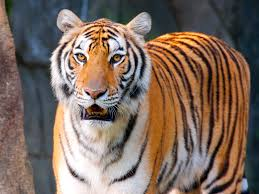
#> input picture images/tiger.jpg, 259 x 194 px
$ jupyter execute --allow-errors 'Image Processing in OpenCV.ipynb'   (shell and % lines are left out)   (older library calls are emulated)   (text cells are left out)
#> lines starting #> are read from the running program, lines starting #| are printed output that depends on the picture; after the words box and inside, x2 and y2 are one past the last pixel; in counts of white or black regions, pixels touching at a corner belong together
[cell 1]
import cv2
import numpy as np
import matplotlib.pyplot as plt

[cell 2]
def plot_subplot(img1, img2, title1, title2, gray = False):
    plt.figure(figsize=(15, 6))
    plt.subplot(121)
    if gray:
        plt.imshow(img1, 'gray')
    else:
        plt.imshow(img1)
    plt.title(title1)
    plt.xticks([])
    plt.yticks([]);

    plt.subplot(122)
    if gray:
        plt.imshow(img2, 'gray')
    else:
        plt.imshow(img2)
    plt.title(title2)
    plt.xticks([])
    plt.yticks([]);

[cell 3]
[i for i in dir(cv2) if i.startswith('COLOR_')]

[cell 4]
img = cv2.imread('images/tiger.jpg')
#> img is the input picture: shape (194, 259, 3); mean B, G, R 95.3, 106.4, 124.7
hsv = cv2.cvtColor(img, cv2.COLOR_BGR2HSV)
#> hsv: shape (194, 259, 3); mean H, S, V 54.5, 86.7, 130.5
hue, saturation, value = cv2.split(hsv)
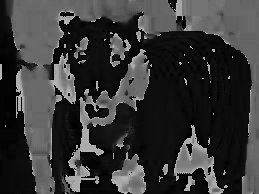
#> hue: shape (194, 259); min 0, max 179, mean 54.5
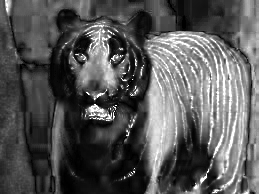
#> saturation: shape (194, 259); min 0, max 255, mean 86.7
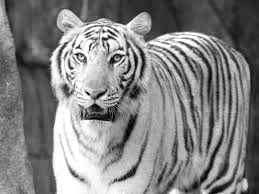
#> value: shape (194, 259); min 0, max 255, mean 130.5
hue.shape
#> Out = (194, 259)

[cell 5]
#Change the paramater to zero if you only have one camera
cam = int(input('Which Camera?'))
#> the answer given: 3
cap = cv2.VideoCapture(cam)

while(1):

    _, frame = cap.read()
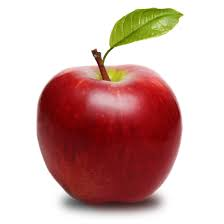
#> input picture images/apple.jpg, 224 x 224 px, given in place of the camera
#> frame is the input picture: shape (224, 224, 3); mean B, G, R 171.5, 175.9, 209.8

    hsv = cv2.cvtColor(frame, cv2.COLOR_BGR2HSV)
#> hsv: shape (224, 224, 3); mean H, S, V 53.4, 74.3, 210.8

    lower_red = np.array([10, 100, 100])
    upper_red = np.array([179, 255, 255])

    mask = cv2.inRange(hsv, lower_red, upper_red)
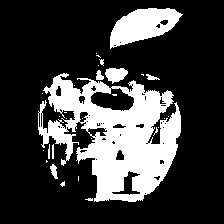
#> mask: shape (224, 224); 24.1% white; 30 white regions (21 under 20 px), largest, box (x1, y1, x2, y2) and area: (38, 73, 181, 202) 9767, (110, 8, 183, 49) 1746, (105, 68, 128, 84) 250

    res = cv2.bitwise_and(frame, frame, mask=mask)

    cv2.imshow('frame', frame)
    cv2.imshow('mask', mask)
    cv2.imshow('res', res)

    if cv2.waitKey(1) & 0xff == ord('q'):
#> (key q is pressed here)
        break

cap.release()
cv2.destroyAllWindows()

[cell 6]
red = np.uint8([[[255, 255, 255]]])
hsv_red = cv2.cvtColor(red, cv2.COLOR_BGR2HSV)
hsv_red

[cell 7]
red = np.uint8([[[255, 255, 255]]])
hsv_red = cv2.cvtColor(red, cv2.COLOR_BGR2HSV)
hsv_red

[cell 8]
res = cv2.resize(img, None, fx = 3, fy = 2, interpolation = cv2.INTER_CUBIC)
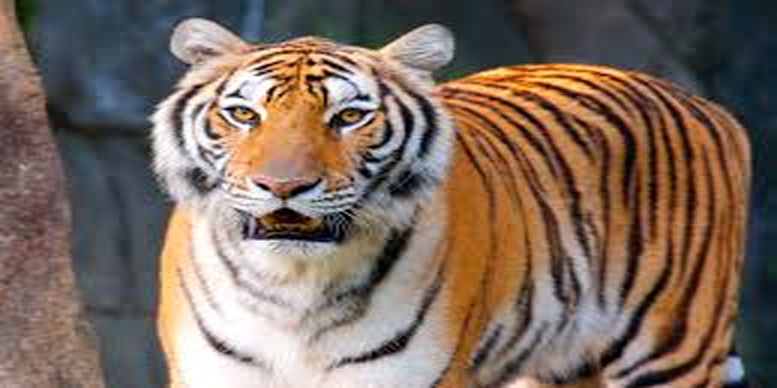
#> res: shape (388, 777, 3); mean B, G, R 95.4, 106.4, 124.6
cv2.imshow('img',img)
if cv2.waitKey(0) & 0xff == ord('q'):
#> (key q is pressed here)
    cv2.destroyAllWindows()
cv2.imshow('res',res)
if cv2.waitKey(0) & 0xff == ord('q'):
#> (key q is pressed here)
    cv2.destroyAllWindows()
res.shape
#> Out = (388, 777, 3)

[cell 9]
height, width = img.shape[:2]
#> height = 194; width = 259
res = cv2.resize(img, (3*width, 2*height), interpolation = cv2.INTER_CUBIC)
cv2.imshow('res',res)
if cv2.waitKey(0) & 0xff == ord('q'):
#> (key q is pressed here)
    cv2.destroyAllWindows()

[cell 10]
M = np.float32([[1, 0, 10], [0, 1, 50]])
cols, rows = img.shape[:2]
#> cols = 194; rows = 259
dst = cv2.warpAffine(img, M, (cols, rows))

cv2.imshow('res',dst)
if cv2.waitKey(0) & 0xff == ord('q'):
#> (key q is pressed here)
    cv2.destroyAllWindows()

[cell 11]
M = cv2.getRotationMatrix2D((cols/2, rows/2), 45, 1)
dst = cv2.warpAffine(img, M, (cols, rows))

cv2.imshow('res',dst)
if cv2.waitKey(0) & 0xff == ord('q'):
#> (key q is pressed here)
    cv2.destroyAllWindows()

[cell 12]
img = cv2.imread('images/sudoku.jpg')
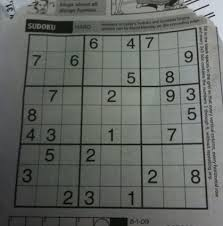
#> input picture images/sudoku.jpg, 223 x 226 px
#> img is the input picture: shape (226, 223, 3); mean B, G, R 99.1, 103.3, 99.8
rows, cols, ch = img.shape
#> rows = 226; cols = 223; ch = 3

pos1 = np.float32([[50, 50], [200, 50], [50, 200]])
pos2 = np.float32([[10, 100], [200, 50], [100, 250]])

M = cv2.getAffineTransform(pos1, pos2)

dst = cv2.warpAffine(img, M, (cols, rows))
#> dst: shape (226, 223, 3)

plot_subplot(img, dst, 'Input', ' Output')
#> figure, not shown here; B, G, R data is drawn as R, G, B

[cell 13]
pos1 = np.float32([[56, 65], [368, 52], [28, 387], [389, 390]])
pos2 = np.float32([[0, 0], [300, 0], [0, 300], [300, 300]])

M = cv2.getPerspectiveTransform(pos1, pos2)

dst = cv2.warpPerspective(img, M, (300, 300))
#> dst: shape (300, 300, 3)

plot_subplot(img, dst, 'Input', 'Output')
#> figure, not shown here; B, G, R data is drawn as R, G, B

[cell 14]
img = cv2.imread('images/gradient.jpg', 0)
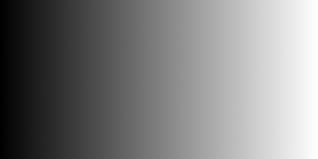
#> input picture images/gradient.jpg, 318 x 159 px
#> img is the input picture: shape (159, 318); min 0, max 254, mean 127.4
plt.figure(figsize=(15, 8))
ret, thresh1 = cv2.threshold(img, 127, 255, cv2.THRESH_BINARY)
#> thresh1: shape (159, 318); 49.7% white; 1 white region, box (x1, y1, x2, y2) and area: (160, 0, 318, 159) 25122
ret, thresh2 = cv2.threshold(img, 127, 255, cv2.THRESH_BINARY_INV)
ret, thresh3 = cv2.threshold(img, 127, 255, cv2.THRESH_TRUNC)
ret, thresh4 = cv2.threshold(img, 127, 255, cv2.THRESH_TOZERO)
ret, thresh5 = cv2.threshold(img, 127, 255, cv2.THRESH_TOZERO_INV)
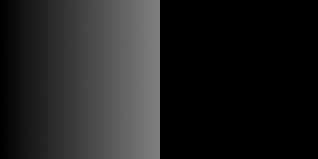
#> thresh5: shape (159, 318); min 0, max 127, mean 32.2

titles = ['ORIGINAL IMAGE', 'BINARY', 'BINARY_INV', 'TRUNC', 'TOZERO', 'TOZERO_INV']
images = [img, thresh1, thresh2, thresh3, thresh4, thresh5]

for i in range(6):
    plt.subplot(2, 3, i+1)
    plt.imshow(images[i], 'gray')
    plt.title(titles[i])
    plt.xticks([])
    plt.yticks([])

[cell 15]
img = cv2.imread('images/sudoku.jpg', 0)
#> img: shape (226, 223); min 0, max 221, mean 101.8
img = cv2.medianBlur(img, 3)

plt.figure(figsize=(15, 8))
ret, th1 = cv2.threshold(img, 127, 255, cv2.THRESH_BINARY)
#> th1: shape (226, 223); 24.6% white; 52 white regions (37 under 20 px), largest, box (x1, y1, x2, y2) and area: (100, 0, 223, 226) 4470, (141, 30, 198, 85) 2438, (142, 85, 202, 143) 2286
th2 = cv2.adaptiveThreshold(img, 255, cv2.ADAPTIVE_THRESH_GAUSSIAN_C, cv2.THRESH_BINARY, 11, 2)
#> th2: shape (226, 223); 76.5% white; black in thin lines or dots
th3 = cv2.adaptiveThreshold(img, 255, cv2.ADAPTIVE_THRESH_MEAN_C, cv2.THRESH_BINARY, 11, 2)
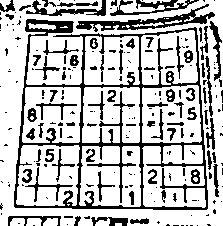
#> th3: shape (226, 223); 74.4% white; 217 black regions (143 under 20 px), largest, box (x1, y1, x2, y2) and area: (14, 19, 208, 210) 5391, (76, 4, 215, 32) 1024, (110, 0, 199, 16) 493

titles = ['Original Image', 'BINARY GLOBAL V = 127', 'GAUSSIAN', 'ADAPTIVE MEAN']
images = [img, th1, th2, th3]

for i in range(4):
    plt.subplot(2, 2, i+1)
    plt.imshow(images[i], 'gray')
    plt.title(titles[i])
    plt.xticks([])
    plt.yticks([])

[cell 16]
img = cv2.imread('images/woman.jpg', 0)

plt.figure(figsize=(15, 8))
ret1, th1 = cv2.threshold(img, 127, 255, cv2.THRESH_BINARY)

ret2, th2 = cv2.threshold(img, 0, 255, cv2.THRESH_BINARY+cv2.THRESH_OTSU)
#> ret2 = 0

#> (the rest of this cell did not finish here and is left out)
